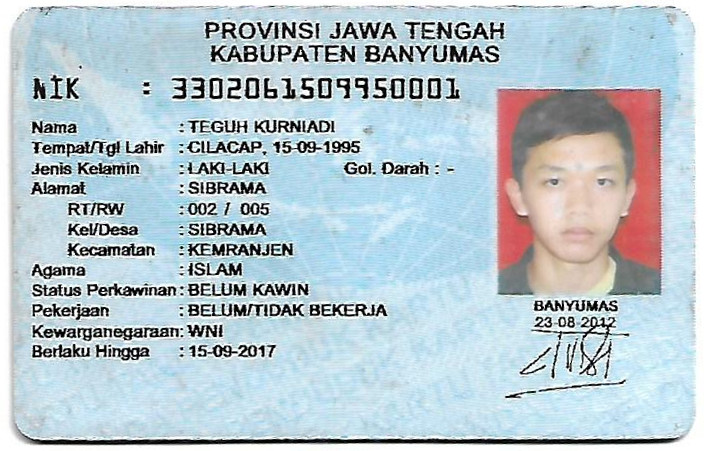
#> input picture dataset/ktp.jpg, 704 x 451 px
$ python test.py
#> lines starting #> are read from the running program, lines starting #| are printed output that depends on the picture
### ktp_ocr.py
import cv2
import json
import re
import numpy as np
import pytesseract
import matplotlib.pyplot as plt
from ktp_data import KTPData
from PIL import Image

class KTPOCR(object):
    def __init__(self, image):
#> called with image = 'dataset/ktp.jpg'
        self.image = cv2.imread(image)
#> self.image is the input picture: shape (451, 704, 3); mean B, G, R 205.9, 198.3, 183.3
        self.gray = cv2.cvtColor(self.image, cv2.COLOR_BGR2GRAY)
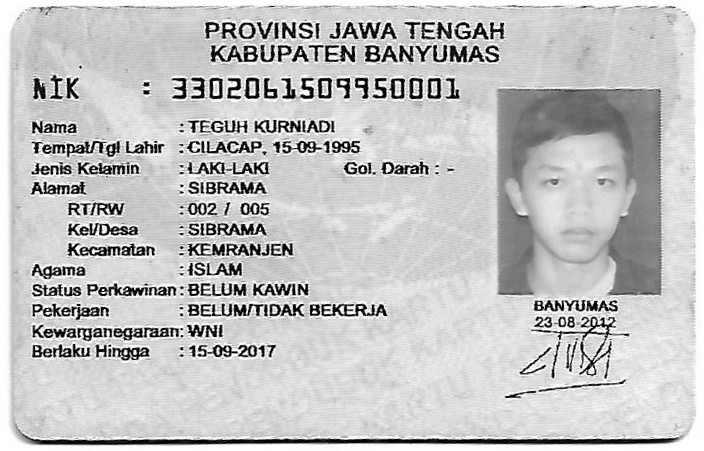
#> self.gray: shape (451, 704); min 0, max 255, mean 194.7
        self.th, self.threshed = cv2.threshold(self.gray, 127, 255, cv2.THRESH_TRUNC)
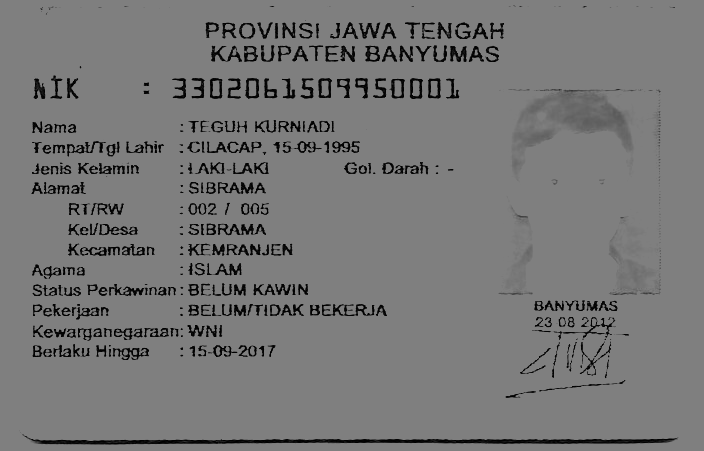
#> self.threshed: shape (451, 704); min 0, max 127, mean 119.2
        self.result = KTPData()
        self.master_process()
#> (the call stopped at in process, `raw_extracted_text = pytesseract.image_to_string((self.threshed), lang..`: pytesseract is not available in this run)

    def process(self, image):
        raw_extracted_text = pytesseract.image_to_string((self.threshed), lang="ind")
        return raw_extracted_text

    # [125 lines left out: functions word_to_number_converter, nik_extract, extract, not called in this run]

    def master_process(self):
        raw_text = self.process(self.image)
        self.extract(raw_text)

    def to_json(self):
        return json.dumps(self.result.__dict__, indent=4)

    def has_numbers(self, inputString):
        return bool(re.search(r'\d', inputString))

### ktp_data.py
class KTPData(object):
    def __init__(self):
        self.nik = ""
        self.nama = ""
        self.tempat_lahir = ""
        self.tanggal_lahir = ""
        self.jenis_kelamin = ""
        self.golongan_darah = ""
        self.alamat = ""
        self.rt = ""
        self.rw = ""
        self.kelurahan_atau_desa = ""
        self.kecamatan = ""
        self.agama = ""
        self.status_perkawinan = ""
        self.pekerjaan = ""
        self.kewarganegaraan = ""
        berlaku_hingga = "SEMUR HIDUP"

### test.py
from ktp_ocr import KTPOCR
import os

if __name__ == "__main__":
    ktppath = os.path.dirname(os.path.realpath(__file__)) + "/dataset/ktp.jpg"
    ocr = KTPOCR(ktppath)
    text = ocr.to_json()
    print(text)
